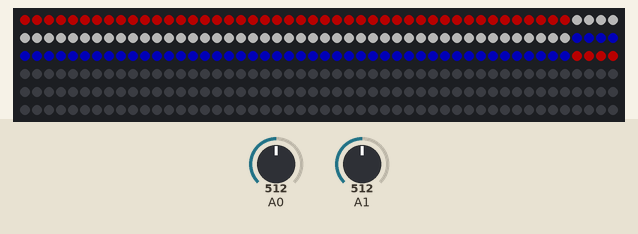
A sketch run on a simulated Arduino Uno, built with avr-gcc and run on an emulated ATmega328P. Parts: 300 RGB LEDs in strip order, left to right, continuing on the next row. Inputs (shaded band) come from the test bench; at power-on: A0 = 512, A1 = 512. Dim RGB values are drawn brighter than linear; random numbers use the default seed unless the sketch sets one.

Above: at 1.2 s.
1.3 s: A0 set to 83
2.8 s: A0 set to 67
At 4.0 s:
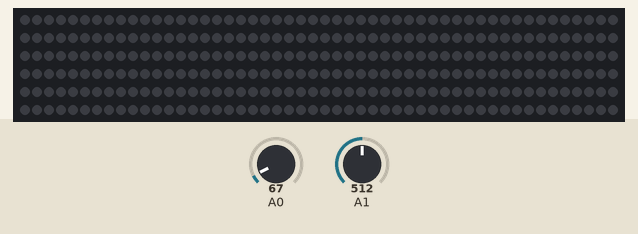
4.3 s: A1 set to 79
5.8 s: A1 set to 71
At 6.19 s:
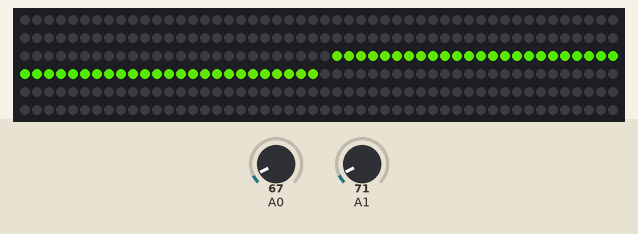
7.5 s: A1 set to 95
At 7.59 s:
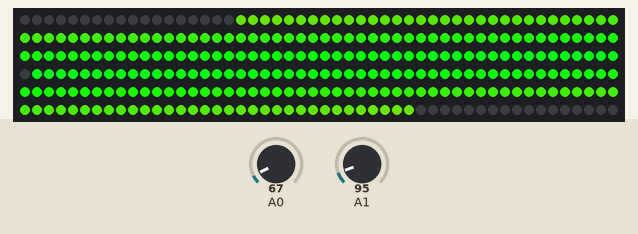
9.0 s: A1 set to 75
At 9.09 s:
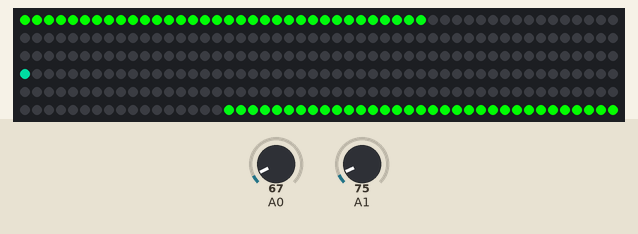

Measured:
- the behaviour switches between 76 and 75 on A0 (found by bisection; images 0 and 1)
- the behaviour switches between 76 and 75 on A1 (found by bisection; images 1 and 2)
- after the input at 4.3 s, every drawn part: stays the same
- after the input at 5.8 s, the LEDs: first change after 0.09 s (image 2 shows a later state)

The sketch:

living_room_leds.ino
```cpp
#include <Adafruit_NeoPixel.h>

#define BUTTON_PIN   2    // Digital IO pin connected to the button.  This will be
                          // driven with a pull-up resistor so the switch should
                          // pull the pin to ground momentarily.  On a high -> low
                          // transition the button press logic will execute.

#define PIXEL_PIN    4    // Digital IO pin connected to the NeoPixels.

#define PIXEL_COUNT 300

// Parameter 1 = number of pixels in strip,  neopixel stick has 8
// Parameter 2 = pin number (most are valid)
// Parameter 3 = pixel type flags, add together as needed:
//   NEO_RGB     Pixels are wired for RGB bitstream
//   NEO_GRB     Pixels are wired for GRB bitstream, correct for neopixel stick
//   NEO_KHZ400  400 KHz bitstream (e.g. FLORA pixels)
//   NEO_KHZ800  800 KHz bitstream (e.g. High Density LED strip), correct for neopixel stick
Adafruit_NeoPixel strip = Adafruit_NeoPixel(PIXEL_COUNT, PIXEL_PIN, NEO_GRB + NEO_KHZ800);

int currcolor = 0;

#define BTNTHRES 110
#define LEFTCORNER 0
#define TOPCORNER 150
#define CENTERPIX 150
#define NMODES 5
#define NHIST 30
// Set to -1 to turn replay off
int replay_ind = -1;
int hist[NHIST];
int mode = 4;
int lastxdir = 0;
int lastydir = 0;
int record_ind;
int record_time;
unsigned int frame = 0;


void setup() {
  strip.begin();
  strip.show(); // Initialize all pixels to 'off'
  Serial.begin(9600);
  clearhist();

  // Enable demo replay
  /*
  hist[0] = 20;
  hist[1] = 20;
  hist[2] = 10;
  hist[3] = 10;
  hist[4] = 10;
  hist[5] = 10;
  hist[6] = -1; // Not actually needed
  replay_ind = 0;
  */
}

void clearhist() {
  for (int i = 0; i < NHIST; i++) {
    hist[i] = -1;
  }
  record_ind = -1;
  record_time = 0;
}

void loop() {
  int x = (analogRead(A0)/4) - 129;
  int y = (analogRead(A1)/4) - 129;
  int ydir = 0;
  int xdir = 0;
  if (y > BTNTHRES)
    ydir = 1;
  else if (y < -BTNTHRES)
    ydir = -1;
  if (x > BTNTHRES)
    xdir = -1;
  else if (x < -BTNTHRES)
    xdir = 1;

  if (xdir == 1 && lastxdir == 0) {
    mode += 1;
    clearpixels();
    if (mode > NMODES-1)
      mode = 0;
  } else if (xdir == -1 && lastxdir == 0) {
    mode -= 1;
    clearpixels();
    if (mode < 0)
      mode = NMODES-1;
  }

  if (mode == 0) {
    // Always run for expanding modes
    for (int i = 0; i < 4; i += 1) {
      expand();
    }
    currcolor += 1;
    if (currcolor == 256) {
      currcolor = 0;
    }

    uint32_t nextcolor = strip.Color(0, 0, 0);

    if (ydir == 1 && lastydir == 0) {
      if (replay_ind != -1) {
        replay_ind = -1;
        clearhist();
      } else if (hist[0] != -1) {
        // Start playback if it is in memory
        if (record_ind < NHIST - 1)
          hist[record_ind] = record_time+1;
        record_ind = -1;
        replay_ind = 0;
      }
    } else if (ydir == -1 && lastydir == 0) {
      if (replay_ind != -1) {
        replay_ind = -1;
        clearhist();
      }
      if (record_ind == -1) {
        record_ind = 0;
        record_time = 0;
      } else {
        if (record_ind < NHIST - 1)
          hist[record_ind] = record_time;
        record_ind += 1;
        record_time = 0;
      }
    } else if (ydir == 0 && lastydir == -1) {
      // Must not be playing to record
      if (replay_ind == -1) {
        if (record_ind < NHIST - 1)
          hist[record_ind] = record_time;
        record_ind += 1;
        record_time = 0;
      }
    }
    record_time += 1;

    if (replay_ind == -1) {
      //int intensity = abs((analogRead(A1) / 4) - 129);
      int intensity = 0;
      if (ydir != 0) {
        intensity = 128;
      }
      nextcolor = Wheel(currcolor, intensity);
    } else {
      bool on = false;
      int replay_ind_copy = replay_ind;
      int i = 0;
      while (hist[i] != -1 && replay_ind_copy >= 0) {
        if (on) {
          on = false;
        } else {
          on = true;
        }
        replay_ind_copy -= hist[i];
        i += 1;
      }
      if (hist[i] == -1 && replay_ind_copy >= 0)
        replay_ind = 0;
      else
        replay_ind += 1;
      if (on)
        nextcolor = Wheel(currcolor, 128);
    }

    strip.setPixelColor(CENTERPIX, nextcolor);
  } else if (mode == 1) { // sparkles
    for (int i = 0; i < PIXEL_COUNT; i += 1) {
      if (random((-y)/4+32+2) == 0)
        strip.setPixelColor(i, 0xAAAAAA);
      else
        strip.setPixelColor(i, 0);
    }
  } else if (mode == 2) { // strobe
    for (int i = LEFTCORNER; i < PIXEL_COUNT; i += 1) {
      //if (frame % 4+y/64 >= 2)
      if (frame % 4+y/64 >= 2 && y > -100)
        strip.setPixelColor(i, 0x444444);
      else
        strip.setPixelColor(i, 0);
    }
  } else if (mode == 3) {
    for (int i = 0; i < TOPCORNER; i += 1) {
        strip.setPixelColor(i, Wheel(y+128, 128));
        //strip.setPixelColor(i, 0xff0000);
    }
  } else if (mode == 4) {
    for (int i = 0; i < TOPCORNER; i += 1) {
      int thisi = (i + frame/16) % TOPCORNER;
      if (thisi < TOPCORNER/3)
        strip.setPixelColor(i, 0x440000);
      else if (thisi < TOPCORNER*2/3)
        strip.setPixelColor(i, 0x444444);
      else
        strip.setPixelColor(i, 0x000044);
        //strip.setPixelColor(i, 0xff0000);
    }
  }
  /* else if (mode == 3) {
    // Binary counter
    static long n = 0;
    for (int i = 0; i < sizeof(long)*8; i++) {
      strip.setPixelColor(i, (n >> i) & 1 ? 0xff0000 : 0);
    }
    n++;
  } else if (mode == 4) {
    for (int i = LEFTCORNER; i < PIXEL_COUNT; i += 1) {
        strip.setPixelColor(i, Wheel(y+128, 128));
        //strip.setPixelColor(i, 0xff0000);
    }
  } else if (mode == 5) {
    const int rule = 30;
    const uint32_t automataColor = 0x000060;
    if (frame == 0) {
      // Initial condition
      for (int i = 0; i < PIXEL_COUNT; i++) {
        strip.setPixelColor(i, 0);
      }
      strip.setPixelColor(PIXEL_COUNT-1, automataColor);
    }
    if (frame % 4 == 0) {
      int last = 0;
      int curr = 0;
      int next = 0;
      for (int i = 0; i < PIXEL_COUNT; i++) {
        last = !!strip.getPixelColor(i);
        curr = (i<PIXEL_COUNT) ? !!strip.getPixelColor(i+1) : 0;
        next = (i+1<PIXEL_COUNT) ? !!strip.getPixelColor(i+2) : 0;

        int id = next | (curr<<1) | (last<<2);
        int c = !!(rule & (1<<id));

        strip.setPixelColor(i, c ? automataColor : 0);
      }
    }
  }*/

  strip.show();
  lastydir = ydir;
  lastxdir = xdir;
  frame += 1;
}

void clearpixels() {
  for (int i = 0; i < PIXEL_COUNT; i += 1) {
    strip.setPixelColor(i, 0);
  }
  strip.show();
}

void expand() {
  for (int i = LEFTCORNER; i <= CENTERPIX; i += 1) {
    strip.setPixelColor(i-1, strip.getPixelColor(i));
  }
  for (int i = PIXEL_COUNT-1; i >= CENTERPIX; i -= 1) {
    strip.setPixelColor(i+1, strip.getPixelColor(i));
  }
}

// Input a value 0 to 255 to get a color value.
// The colours are a transition r - g - b - back to r.
uint32_t Wheel(byte WheelPos, int intensity) {
  WheelPos = 255 - WheelPos;
  if(WheelPos < 85) {
   return strip.Color((255 - WheelPos * 3)*intensity/128, 0, (WheelPos * 3)*intensity/128);
  } else if(WheelPos < 170) {
    WheelPos -= 85;
   return strip.Color(0, (WheelPos * 3)*intensity/128, (255 - WheelPos * 3)*intensity/128);
  } else {
   WheelPos -= 170;
   return strip.Color((WheelPos * 3)*intensity/128, (255 - WheelPos * 3)*intensity/128, 0);
  }
}
```
